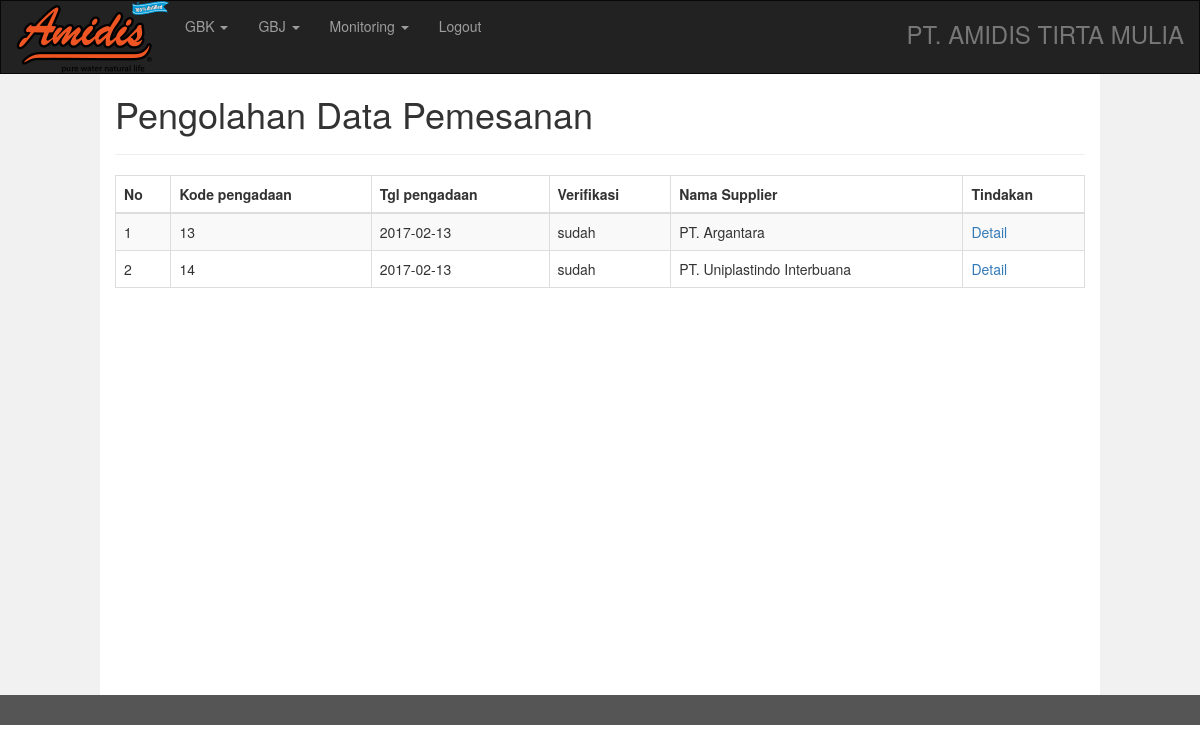
The page /monitoringpengadaan.php (signed in) on the database its author committed.
### tables this page shows
CREATE TABLE IF NOT EXISTS `t_pengadaan` (
  `id_pengadaan` int(5) NOT NULL AUTO_INCREMENT,
  `tgl_pengadaan` date NOT NULL,
  `jumlah` int(20) DEFAULT NULL,
  `total_harga` int(20) NOT NULL,
  `verifikasi` enum('sudah','belum') NOT NULL DEFAULT 'belum',
  `id_supplier` int(5) NOT NULL,
  `Status` enum('sudah diterima','belum diterima') NOT NULL,
  `id_material` int(20) DEFAULT NULL,
  PRIMARY KEY (`id_pengadaan`),
  KEY `id_supplier` (`id_supplier`),
  KEY `id_material` (`id_material`)
);

CREATE TABLE IF NOT EXISTS `t_supplier` (
  `id_supplier` int(5) NOT NULL AUTO_INCREMENT,
  `nama_supplier` varchar(50) NOT NULL,
  `alamat_supplier` text NOT NULL,
  `kontak` varchar(12) NOT NULL,
  `email` varchar(30) NOT NULL,
  `status` enum('aktif','tidak aktif') NOT NULL,
  PRIMARY KEY (`id_supplier`)
);

### monitoringpengadaan.php (the view, shortened to what this page needs)
<!DOCTYPE html>
<html lang="en">
<head>
  <link rel="stylesheet" href="css/bootstrap.min.css">
</head>
<body>
<?php
$hasil = mysql_query("SELECT t_pengadaan.id_pengadaan, t_pengadaan.tgl_pengadaan, t_pengadaan.verifikasi,t_pengadaan.status, t_supplier.nama_supplier
FROM t_pengadaan
INNER JOIN t_supplier ON t_pengadaan.id_supplier = t_supplier.id_supplier") or die (mysql_error());
?>
<div class="navbar navbar-inverse">
  <div class="container-fluid">
    <div class="navbar-header">
       <a href="front/indexgudang.php"><img src="logo.png" class="img-responsive" alt="Responsive image" ></a>
    </div>
     <div class="collapse navbar-collapse" id="myNavbar">
      <ul class="nav navbar-nav">
        <li class="dropdown">
          <a href="#" class="dropdown-toggle" data-toggle="dropdown" role="button" aria-haspopup="true" aria-expanded="false"> GBK <span class="caret"></span></a>
        <li class="dropdown">
          <a href="#" class="dropdown-toggle" data-toggle="dropdown" role="button" aria-haspopup="true" aria-expanded="false"> GBJ <span class="caret"></span></a>
    <li class="dropdown">
          <a href="#" class="dropdown-toggle" data-toggle="dropdown" role="button" aria-haspopup="true" aria-expanded="false"> Monitoring <span class="caret"></span></a>
        </li>
    <li><a href="login/login.php">Logout</a></li>
      </ul>
      <ul class="nav navbar-nav navbar-right">
        <li><h3 class="text-muted">PT. AMIDIS TIRTA MULIA</h3></li>
      </ul>
    </div>
  </div>
</div>
<div class="container-fluid text-center">
  <div class="row content">
    <div class="col-sm-1 sidenav">    </div>
    <div class="col-sm-10 text-left">
      <h1>Pengolahan Data Pemesanan</h1>
      <hr>
    <table class="table table-bordered table-striped">
      <thead>
			<tr>
				<th>No</th>
				<th>Kode pengadaan</th>
				<th>Tgl pengadaan</th>
				<th>Verifikasi</th>
				<th>Nama Supplier</th>
				<th>Tindakan</th>
			</tr>
		</thead>
		<tbody>
			<?php
		 $i=1;
			while($row = mysql_fetch_array($hasil)){ ?>
			<tr>
				<td><?php echo $i; ?></td>
				<td><?php echo $row['id_pengadaan']; ?></td>
				<td><?php echo $row['tgl_pengadaan']; ?></td>
				<td><?php echo $row['verifikasi']; ?></td>
				<td><?php echo $row['nama_supplier']; ?></td>
				<td><a href=" <?php echo "monitoring_detail_pengadaan.php?&id=".$row['id_pengadaan']; ?> ">Detail</a></td>
			</tr>
		<?php $i++;}  ?>
		</tbody>
  </table>
   </div>
    <div class="col-sm-1 sidenav">
   </div>
 </div>
</div>
<footer class="container-fluid text-center">
</footer>
</body>
</html>

### monitoringpengadaan.php (style rules this page uses)
.navbar { margin-bottom: 0; border-radius: 0; }
.row.content { height: 621px; }
.sidenav { padding-top: 20px; background-color: #f1f1f1; height: 100%; }
footer { background-color: #555; color: white; padding: 15px; }

### rows shown on the page
t_pengadaan: id_pengadaan "13", tgl_pengadaan "2017-02-13", verifikasi "sudah", id_supplier.nama_supplier "PT. Argantara"
t_pengadaan: id_pengadaan "14", tgl_pengadaan "2017-02-13", verifikasi "sudah", id_supplier.nama_supplier "PT. Uniplastindo Interbuana"
